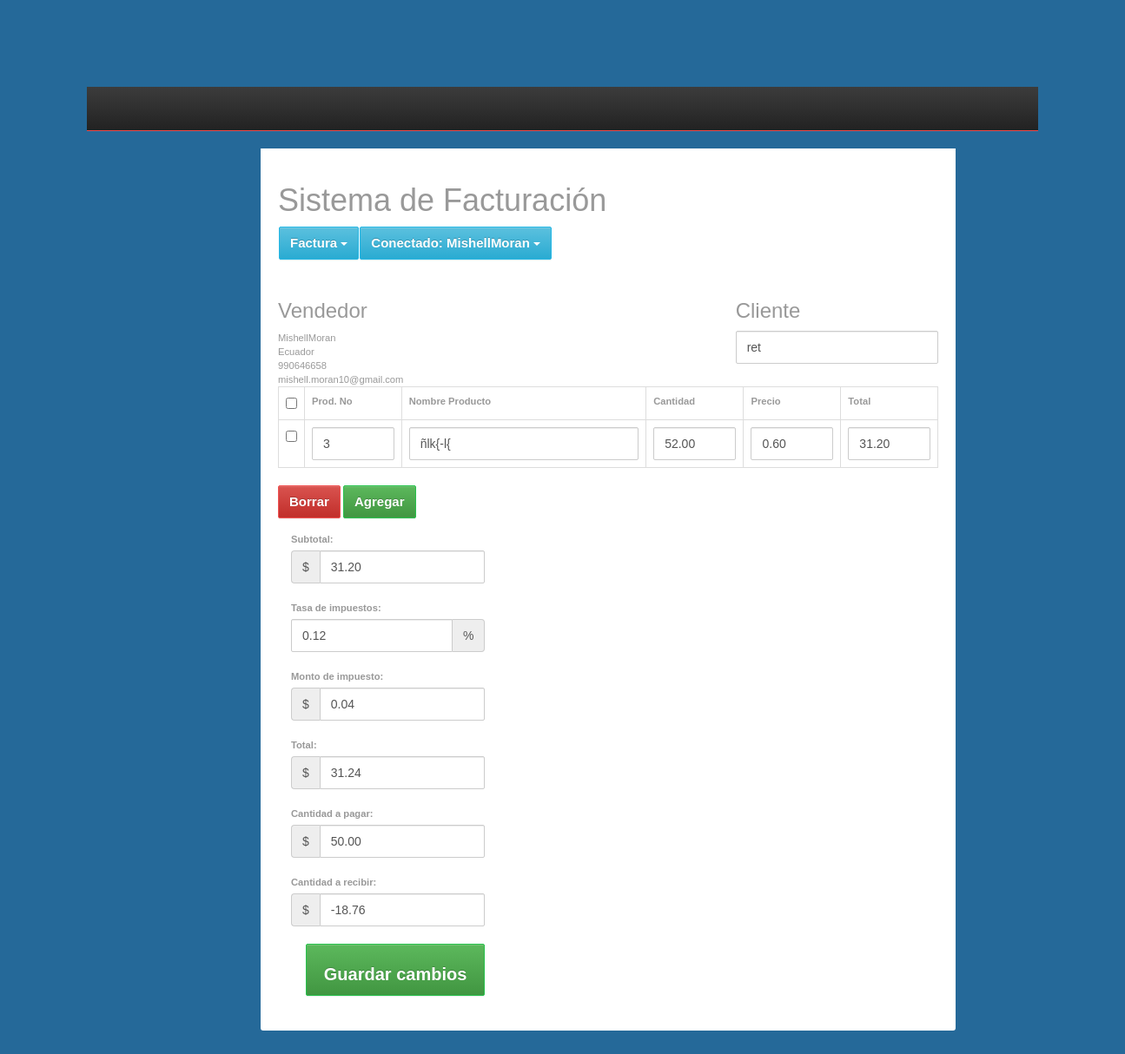
The app's page /edit_invoice.php?update_id=3 (signed in) with its own data.
### tables this page shows
CREATE TABLE `factura_orden` (
  `order_id` int(11) NOT NULL,
  `user_id` int(11) NOT NULL,
  `order_date` timestamp NOT NULL DEFAULT current_timestamp(),
  `order_receiver_name` varchar(250) NOT NULL,
  `order_receiver_address` text NOT NULL,
  `order_total_before_tax` decimal(10,2) NOT NULL,
  `order_total_tax` decimal(10,2) NOT NULL,
  `order_tax_per` varchar(250) NOT NULL,
  `order_total_after_tax` double(10,2) NOT NULL,
  `order_amount_paid` decimal(10,2) NOT NULL,
  `order_total_amount_due` decimal(10,2) NOT NULL,
  `note` text NOT NULL
);

CREATE TABLE `factura_orden_producto` (
  `order_item_id` int(11) NOT NULL,
  `order_id` int(11) NOT NULL,
  `item_code` varchar(250) NOT NULL,
  `item_name` varchar(250) NOT NULL,
  `order_item_quantity` decimal(10,2) NOT NULL,
  `order_item_price` decimal(10,2) NOT NULL,
  `order_item_final_amount` decimal(10,2) NOT NULL
);

### Invoice.php (called while the page is built, shortened)
<?php
class Invoice{
	private $host  = 'localhost';
    private $user  = 'root';
    private $password   = "";
    private $database  = "moranrios_e1";
    private $invoiceOrderTable = 'factura_orden';
	private $invoiceOrderItemTable = 'factura_orden_producto';
	private $dbConnect = false;
    public function __construct(){
        if(!$this->dbConnect){
            $conn = new mysqli($this->host, $this->user, $this->password, $this->database);
            if($conn->connect_error){
                die("Error failed to connect to MySQL: " . $conn->connect_error);
            }else{
                $this->dbConnect = $conn;
            }
        }
    }
	private function getData($sqlQuery) {
		$result = mysqli_query($this->dbConnect, $sqlQuery);
		$data= array();
		while ($row = mysqli_fetch_assoc($result)) {
			$data[]=$row;
		}
		return $data;
	}
	public function getInvoice($invoiceId){
		$sqlQuery = "
			SELECT * FROM ".$this->invoiceOrderTable."
			WHERE user_id = '".$_SESSION['userid']."' AND order_id = '$invoiceId'";
		$result = mysqli_query($this->dbConnect, $sqlQuery);
		$row = mysqli_fetch_assoc($result);
		return $row;
	}
	public function getInvoiceItems($invoiceId){
		$sqlQuery = "
			SELECT * FROM ".$this->invoiceOrderItemTable."
			WHERE order_id = '$invoiceId'";
		return  $this->getData($sqlQuery);
	}
}
?>

### edit_invoice.php (the view, shortened to what this page needs)
<?php
include('header.php');
include 'Invoice.php';
$invoice = new Invoice();
$invoice->checkLoggedIn();
if(!empty($_GET['update_id']) && $_GET['update_id']) {
	$invoiceValues = $invoice->getInvoice($_GET['update_id']);
	$invoiceItems = $invoice->getInvoiceItems($_GET['update_id']);
}
?>
<link href="css/style.css" rel="stylesheet">
<?php include('container.php');?>
<div class="container content-invoice">
    	<form action="" id="invoice-form" method="post" class="invoice-form" role="form" novalidate>
	    	<div class="load-animate animated fadeInUp">
		    	<div class="row">
		    		<div class="col-xs-8 col-sm-8 col-md-8 col-lg-8">
		    			<h1 class="title">Sistema de Facturación </h1>
						<?php include('menu.php');?>
		    		</div>
		    	</div>
		    	<div class="row">
		      		<div class="col-xs-12 col-sm-4 col-md-4 col-lg-4">
		      			<h3>Vendedor</h3>
						<?php echo $_SESSION['user']; ?><br>
						<?php echo $_SESSION['address']; ?><br>
						<?php echo $_SESSION['mobile']; ?><br>
						<?php echo $_SESSION['email']; ?><br>
		      		</div>
		      		<div class="col-xs-12 col-sm-4 col-md-4 col-lg-4 pull-right">
		      			<h3>Cliente</h3>
		      			<div class="form-group">
							<input value="<?php echo $invoiceValues['order_receiver_name']; ?>" type="text" class="form-control" name="companyName" id="companyName" placeholder="Nombre" autocomplete="off">
						</div>
		      		</div>
		      	</div>
		      	<div class="row">
		      		<div class="col-xs-12 col-sm-12 col-md-12 col-lg-12">
<table class="table table-bordered table-hover" id="invoiceItem">
<tr>
    <th width="2%"><input id="checkAll" class="formcontrol" type="checkbox"></th>
<th width="15%">Prod. No</th>
<th width="38%">Nombre Producto</th>
<th width="15%">Cantidad</th>
<th width="15%">Precio</th>
<th width="15%">Total</th>
</tr>
<?php
$count = 0;
foreach($invoiceItems as $invoiceItem){
    $count++;
?>
<tr>
    <td><input class="itemRow" type="checkbox"></td>
    <td><input type="text" value="<?php echo $invoiceItem["item_code"]; ?>" name="productCode[]" id="productCode_<?php echo $count; ?>" class="form-control" autocomplete="off"></td>
    <td><input type="text" value="<?php echo $invoiceItem["item_name"]; ?>" name="productName[]" id="productName_<?php echo $count; ?>" class="form-control" autocomplete="off"></td>
    <td><input type="number" value="<?php echo $invoiceItem["order_item_quantity"]; ?>" name="quantity[]" id="quantity_<?php echo $count; ?>" class="form-control quantity" autocomplete="off"></td>
    <td><input type="number" value="<?php echo $invoiceItem["order_item_price"]; ?>" name="price[]" id="price_<?php echo $count; ?>" class="form-control price" autocomplete="off"></td>
    <td><input type="number" value="<?php echo $invoiceItem["order_item_final_amount"]; ?>" name="total[]" id="total_<?php echo $count; ?>" class="form-control total" autocomplete="off"></td>
</tr>
<?php } ?>
</table>
		      		</div>
		      	</div>
		      	<div class="row">
		      		<div class="col-xs-12 col-sm-3 col-md-3 col-lg-3">
		      			<button class="btn btn-danger delete" id="removeRows" type="button">Borrar</button>
		      			<button class="btn btn-success" id="addRows" type="button">Agregar</button>
		      		</div>
		      	</div>
		      	<div class="row">
		      		<div class="col-xs-12 col-sm-8 col-md-8 col-lg-8">
						</div>
						<br>
		      		</div>
		      		<div class="col-xs-12 col-sm-4 col-md-4 col-lg-4">
						<span class="form-inline">
							<div class="form-group">
								<label>Subtotal: &nbsp;</label>
								<div class="input-group">
									<div class="input-group-addon currency">$</div>
									<input value="<?php echo $invoiceValues['order_total_before_tax']; ?>" type="number" class="form-control" name="subTotal" id="subTotal" placeholder="Subtotal">
								</div>
							</div>
							<div class="form-group">
								<label>Tasa de impuestos: &nbsp;</label>
								<div class="input-group">
									<input value="<?php echo $invoiceValues['order_tax_per']; ?>" type="number" class="form-control" name="taxRate" id="taxRate" placeholder="Tasa de impuesto">
									<div class="input-group-addon">%</div>
								</div>
							</div>
							<div class="form-group">
								<label>Monto de impuesto: &nbsp;</label>
								<div class="input-group">
									<div class="input-group-addon currency">$</div>
									<input value="<?php echo $invoiceValues['order_total_tax']; ?>" type="number" class="form-control" name="taxAmount" id="taxAmount" placeholder="Monto de impuesto">
								</div>
							</div>
							<div class="form-group">
								<label>Total: &nbsp;</label>
								<div class="input-group">
									<div class="input-group-addon currency">$</div>
									<input value="<?php echo $invoiceValues['order_total_after_tax']; ?>" type="number" class="form-control" name="totalAftertax" id="totalAftertax" placeholder="Total">
								</div>
							</div>
							<div class="form-group">
								<label>Cantidad a pagar: &nbsp;</label>
								<div class="input-group">
									<div class="input-group-addon currency">$</div>
									<input value="<?php echo $invoiceValues['order_amount_paid']; ?>" type="number" class="form-control" name="amountPaid" id="amountPaid" placeholder="Cantidad a pagar">
								</div>
							</div>
							<div class="form-group">
								<label>Cantidad a recibir: &nbsp;</label>
								<div class="input-group">
									<div class="input-group-addon currency">$</div>
									<input value="<?php echo $invoiceValues['order_total_amount_due']; ?>" type="number" class="form-control" name="amountDue" id="amountDue" placeholder="Cantidad a recibir">
								</div>
							</div><div class="form-group">
			      			<input data-loading-text="Updating Invoice..." type="submit" name="invoice_btn" value="Guardar cambios" class="btn btn-success submit_btn invoice-save-btm">
			      		</div>
						</span>
					</div>
		      	</div>
		      	<div class="clearfix"></div>
	      	</div>
    </div>
<?php include('footer.php');?>

### css/style.css (style rules this page uses)
.btn-success, .panel-success { background-color: #27c24c !important; border-color: #27c24c !important; color: #fff !important; }
.btn-danger, .panel-danger { background-color: #f05050; border-color: #f05050; color: #fff !important; }
input[type=number] { -moz-appearance: textfield; }
.form-inline .form-group { margin-bottom: 20px; float: right; }
.invoice-save-btm { height:60px;padding:20px;font-size:20px; }

### header.php (style rules this page uses)
.form-control, .btn { min-height: 38px; border-radius: 2px; }
.btn { font-size: 15px; font-weight: bold; }

### edit_invoice.php (style rules this page uses)
body { font-family: Arial; background-color: #256999; box-sizing: border-box; padding: 100px; }
form { background-color: white; border-radius: 0 0 3px 3px; color: #999; font-size: 0.8em; padding: 20px; margin: 0 auto; width: 800px; }

### records on screen
factura_orden: companyName "ret", subTotal "31.20", taxRate "0.12", taxAmount "0.04", totalAftertax "31.24", amountPaid "50.00", amountDue "-18.76"
factura_orden_producto: item_code "3", item_name "ñlk{-l{", order_item_quantity "52.00", order_item_price "0.60", order_item_final_amount "31.20"

### other values on screen
$_SESSION['user'] "MishellMoran"
$_SESSION['address'] "Ecuador"
$_SESSION['mobile'] "990646658"
$_SESSION['email'] "mishell.moran10@gmail.com"
